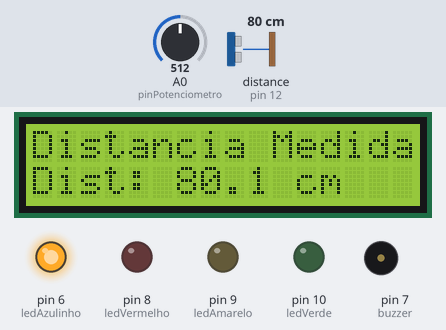
Recording of a sketch running on a simulated Arduino Uno, built with avr-gcc and run on an emulated ATmega328P. Shown: 16×2 character LCD, output pins drawn as LEDs (lit = HIGH), buzzer (waves = sounding). Wiring (inferred from the names in the program): ultrasonic range finder: trigger pin 13; echo pin 12. The inputs (shaded band) are chosen by the test bench; at power-on: distance to the obstacle (sensor on pin 12) 80 cm, A0 (pinPotenciometro) = 512. The echo pulse lasts 58.3 µs per cm; pins used as bus, display or sensor lines are not drawn; what the sketch prints to the serial monitor is not drawn.

Above: at 1.91 s.
2.3 s: distance to the obstacle (sensor on pin 12) set to 299 cm
At 3.8 s:
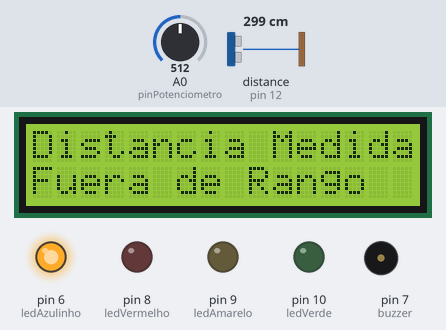
4.1 s: distance to the obstacle (sensor on pin 12) set to 2 cm
At 6.4 s:
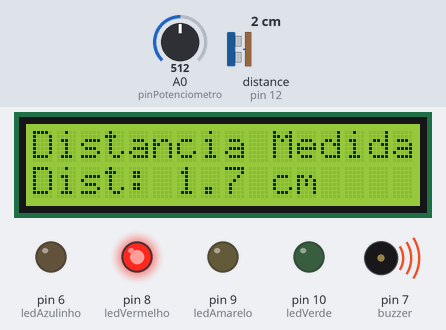
7.2 s: A0 (pinPotenciometro) set to 306
At 7.52 s:
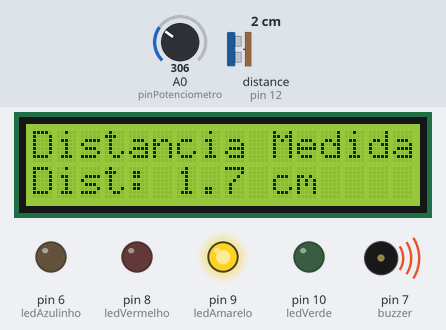
9.6 s: distance to the obstacle (sensor on pin 12) set to 5 cm
At 10.27 s:
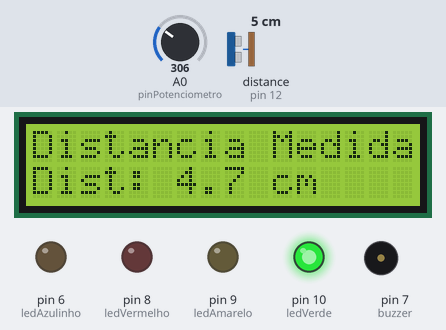
12.0 s: distance to the obstacle (sensor on pin 12) set to 27 cm
At 12.08 s:
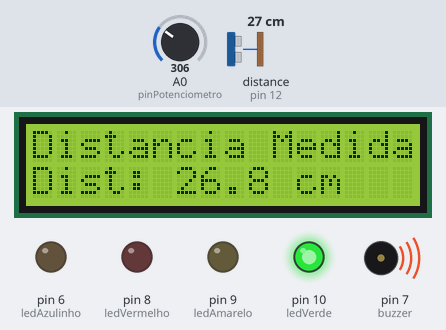
13.5 s: distance to the obstacle (sensor on pin 12) set to 33 cm
At 13.86 s:
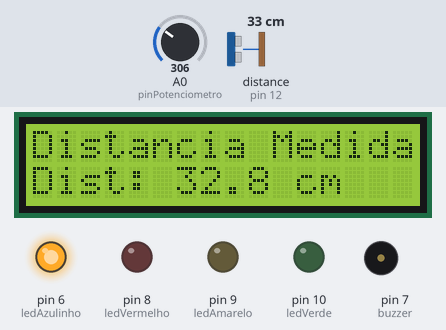
Timing chart, 0 to 17.6 s (numbered marks = the images above; inputs shaded):
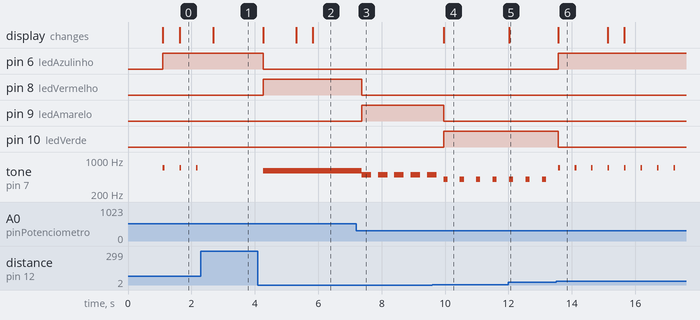

The sketch:

sketch_mar20a.ino
```cpp
#include <Wire.h>
#include <LiquidCrystal_I2C.h> // Biblioteca para LCD com interface I2C

// Definição dos pinos
const int pinPotenciometro = A0;   // Pino do potenciômetro
const int triggerPin = 13;         // Pino Trigger do sensor ultrassônico
const int echoPin = 12;            // Pino Echo do sensor ultrassônico
const int ledVerde = 10;           // LED Verde
const int ledAmarelo = 9;          // LED Amarelo
const int ledVermelho = 8;         // LED Vermelho
const int ledAzulinho = 6;
const int buzzer = 7;              // Buzzer

// Endereço do módulo I2C (geralmente 0x27 ou 0x3F, ajuste conforme necessário)
LiquidCrystal_I2C lcd(0x27, 16, 2); // Endereço I2C, 16 colunas e 2 linhas

void setup() {
  // Inicializa os pinos dos LEDs e buzzer
  pinMode(ledVerde, OUTPUT);
  pinMode(ledAmarelo, OUTPUT);
  pinMode(ledVermelho, OUTPUT);
  pinMode(ledAzulinho, OUTPUT);
  pinMode(buzzer, OUTPUT);

  // Configuração do sensor ultrassônico
  pinMode(triggerPin, OUTPUT);
  pinMode(echoPin, INPUT);

  // Inicializa a comunicação serial
  Serial.begin(9600);

  // Inicializa o LCD I2C
  lcd.init();
  lcd.backlight(); // Liga a luz de fundo do LCD
  lcd.setCursor(0, 0);
  lcd.print("Distancia Medida:");

  delay(1000); // Pequeno atraso para garantir a inicialização do LCD
}

long readUltrasonicDistance(int triggerPin, int echoPin) {
  digitalWrite(triggerPin, LOW);
  delayMicroseconds(2);
  digitalWrite(triggerPin, HIGH);
  delayMicroseconds(10);
  digitalWrite(triggerPin, LOW);

  return pulseIn(echoPin, HIGH);
}

void loop() {
  // Lê o valor do potenciômetro (0 a 1023)
  int valorPotenciometro = analogRead(pinPotenciometro);

  // Ajusta a distância de atuação de cada LED com base no valor do potenciômetro
  float distanciaAzulinho = map(valorPotenciometro, 0, 1023, 0, 250);
  float distanciaVerde = map(valorPotenciometro, 0, 1023, 0, 100);
  float distanciaAmarelo = map(valorPotenciometro, 0, 1023, 0, 12);
  float distanciaVermelho = map(valorPotenciometro, 0, 1023, 0, 6);

  Serial.print(distanciaAzulinho);
  Serial.print("\n\r");
  Serial.print(distanciaVerde);
  Serial.print("\n\r");
  Serial.print(distanciaAmarelo);
  Serial.print("\n\r");
  Serial.print(distanciaVermelho);
  Serial.print("\n\r");


  // Calcula a distância real usando o sensor ultrassônico
  float distanciaReal = 0.01723 * readUltrasonicDistance(triggerPin, echoPin);

  if (distanciaReal <= 300) {
    // Atualiza o LCD com a distância real
    lcd.setCursor(0, 1); // Define a posição no LCD
    lcd.print("Dist: ");
    lcd.print(distanciaReal, 1); // Exibe a distância com uma casa decimal
    lcd.print(" cm  ");
  } else {
    lcd.setCursor(0, 1); // Define a posição no LCD
    lcd.print("Fuera de Rango   ");
  }

  // Lógica para LEDs e buzzer com base na distância real e nas distâncias ajustadas
  if (distanciaReal <= distanciaVermelho) {
    digitalWrite(ledVerde, LOW);
    digitalWrite(ledAmarelo, LOW);
    digitalWrite(ledVermelho, HIGH);
    digitalWrite(ledAzulinho, LOW);
    tone(buzzer, 600, 1000); // Som de 600 Hz por 1000 ms
  }
  else if (distanciaReal <= distanciaAmarelo) {
    digitalWrite(ledVerde, LOW);
    digitalWrite(ledAmarelo, HIGH);
    digitalWrite(ledVermelho, LOW);
    digitalWrite(ledAzulinho, LOW);
    tone(buzzer, 500, 300); // Som de 500 Hz por 300 ms
  }
  else if (distanciaReal <= distanciaVerde) {
    digitalWrite(ledVerde, HIGH);
    digitalWrite(ledAmarelo, LOW);
    digitalWrite(ledVermelho, LOW);
    digitalWrite(ledAzulinho, LOW);
    tone(buzzer, 400, 130); // Som de 400 Hz por 130 ms
  }
  else if (distanciaReal <= distanciaAzulinho) {
    digitalWrite(ledVerde, LOW);
    digitalWrite(ledAmarelo, LOW);
    digitalWrite(ledVermelho, LOW);
    digitalWrite(ledAzulinho, HIGH);
    tone(buzzer, 700, 50); // Som de 700 Hz por 50 ms
  }
  else {
    digitalWrite(ledVerde, LOW);
    digitalWrite(ledAmarelo, LOW);
    digitalWrite(ledVermelho, LOW);
    noTone(buzzer); // Sem som
  }

  delay(500); // Pequeno atraso para suavizar a execução
}
```

Measured:
- the behaviour switches between 3 and 4 cm on distance to the obstacle (sensor on pin 12) (found by bisection; images 3 and 4)
- the behaviour switches between 29 and 30 cm on distance to the obstacle (sensor on pin 12) (found by bisection; images 5 and 6)
- after the input at 2.3 s, tone on pin 7 (buzzer): stops changing and stays silent; the display: changes after 0.38 s (image 1)
- after the input at 4.1 s, pin 6 (ledAzulinho): HIGH → LOW after 0.17 s; pin 8 (ledVermelho): LOW → HIGH after 0.17 s; tone on pin 7 (buzzer): silent → 600 Hz after 0.17 s; the display: changes after 0.17 s (image 2)
- after the input at 7.2 s, pin 8 (ledVermelho): HIGH → LOW after 0.17 s; pin 9 (ledAmarelo): LOW → HIGH after 0.17 s; tone on pin 7 (buzzer): alternates 500 Hz for 0.30 s and silent for 0.22 s, starting after 0.17 s
- after the input at 9.6 s, pin 9 (ledAmarelo): HIGH → LOW after 0.35 s; pin 10 (ledVerde): LOW → HIGH after 0.35 s; the display: changes after 0.35 s (image 4)
- after the input at 12.0 s, the display: changes at once (image 5)
- after the input at 13.5 s, pin 6 (ledAzulinho): LOW → HIGH after 0.08 s; pin 10 (ledVerde): HIGH → LOW after 0.08 s; the display: changes after 0.08 s (image 6)
